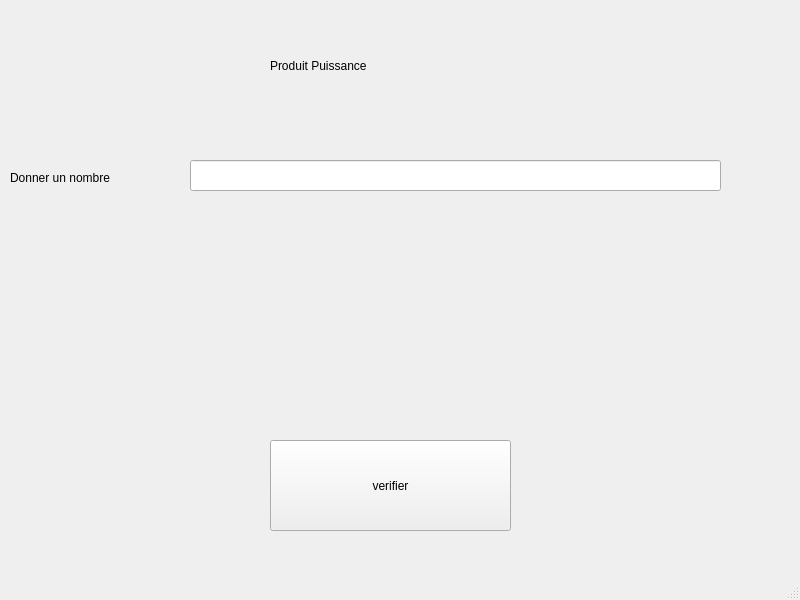
<?xml version="1.0" encoding="UTF-8"?>
<ui version="4.0">
 <class>MainWindow</class>
 <widget class="QMainWindow" name="MainWindow">
  <property name="geometry">
   <rect>
    <x>0</x>
    <y>0</y>
    <width>800</width>
    <height>600</height>
   </rect>
  </property>
  <property name="windowTitle">
   <string>MainWindow</string>
  </property>
  <widget class="QWidget" name="centralwidget">
   <widget class="QLabel" name="label">
    <property name="geometry">
     <rect>
      <x>270</x>
      <y>50</y>
      <width>241</width>
      <height>31</height>
     </rect>
    </property>
    <property name="text">
     <string>Produit Puissance</string>
    </property>
   </widget>
   <widget class="QLabel" name="label_2">
    <property name="geometry">
     <rect>
      <x>10</x>
      <y>170</y>
      <width>111</width>
      <height>16</height>
     </rect>
    </property>
    <property name="text">
     <string>Donner un nombre</string>
    </property>
   </widget>
   <widget class="QLabel" name="b">
    <property name="geometry">
     <rect>
      <x>210</x>
      <y>290</y>
      <width>341</width>
      <height>121</height>
     </rect>
    </property>
    <property name="text">
     <string/>
    </property>
   </widget>
   <widget class="QPushButton" name="c">
    <property name="geometry">
     <rect>
      <x>270</x>
      <y>440</y>
      <width>241</width>
      <height>91</height>
     </rect>
    </property>
    <property name="text">
     <string>verifier</string>
    </property>
   </widget>
   <widget class="QLineEdit" name="a">
    <property name="geometry">
     <rect>
      <x>190</x>
      <y>160</y>
      <width>531</width>
      <height>31</height>
     </rect>
    </property>
   </widget>
  </widget>
  <widget class="QMenuBar" name="menubar">
   <property name="geometry">
    <rect>
     <x>0</x>
     <y>0</y>
     <width>800</width>
     <height>26</height>
    </rect>
   </property>
  </widget>
  <widget class="QStatusBar" name="statusbar"/>
 </widget>
 <resources/>
 <connections/>
</ui>
